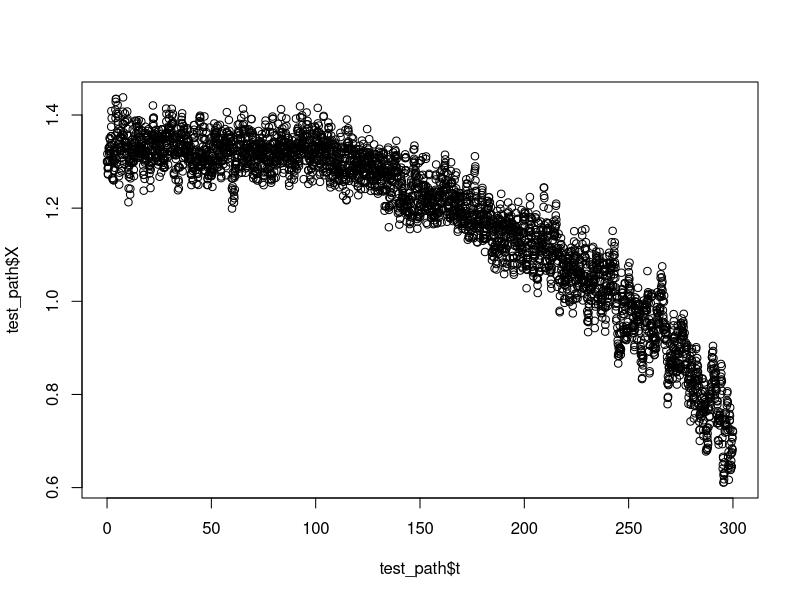

Source code (R): (Note: this script raises an error after producing the figure.)
## ---- chunk 1
beta_4 <- 1
beta_2 <- 1
lambda_0 <- 1
lambda_c <- -(2/3)/sqrt(3)
t <- seq(0, 300, by = 1/12)
t_0 <- 100
tau <- 200
t_end <- t_0 + tau
h <- c(rep(0, 1200), seq(from = 0, to = 1, length.out = 2401))
lambda_t <- (1-h)*lambda_0 + h*lambda_c
x_0 <- 1.3
dt <- 1/12
nloop <- 20
sigma <- 0.5
## ---- chunk 2
make_path <- function(x_0 = 1.3, betas = c(1,1), t_0 = 100, t_end = 300, lambda_0 = 1, lambda_c = -0.4, dt = 1/12, nloop = 2, sigma = 0.1){
  #browser()
  delta_t <- dt/nloop
  n_0 <- t_0/dt*nloop
  n_r <- (t_end-t_0)/dt*nloop
  n_total <- n_0 + n_r + 1
  t <- seq(from = 0, to = t_end, length.out = n_total)
  h <- c(rep(0, n_0), seq(from = 0, to = 1, length.out = n_r))
  lambda_t <- (1-h)*lambda_0 + h*lambda_c
  beta_4 <- betas[1]
  beta_2 <- betas[2]
  drift <- function(x, lambda){
    out <- -(beta_4*x^3) + beta_2*x + lambda
    out
  }
  X <- numeric(length = n_total)
  X[1] <- x_0
  dW <- rnorm(n = n_total, mean = 0, sd = 1)
  for (i in (2:n_total)){
    X[i] <- X[i-1] + drift(X[i-1],lambda_t[i-1])*delta_t + dW[i-1]*sigma*sqrt(delta_t)
  }
  out <- data.frame(t, X)
  out <- out[1 + nloop*(0:floor(n_total/nloop)),]
  out
}
test_path <- make_path()
plot(y = test_path$X, x = test_path$t)
## ---- chunk 3
library(microbenchmark)
microbenchmark(make_path(nloop = 20), times = 10)
microbenchmark(estimate.OU(data = data_OU, delta = 1/12), times = 10)
microbenchmark(estimate.tipping(data = test_path$X[1201:2401], alpha0 = alpha0, mu0 = mu0, sigma2 = sigma2, delta = 1/12, pen = 0.004, initial.values = c(100, 1)), times = 10)
## ---- chunk 4
#Define parameters below
t_obs <- 200
nsim <- 1000
sim_length <- t_end/dt + 1
sim_data <- matrix(nrow = sim_length, ncol = nsim)
for (i in (1:nsim)){
  path <- make_path(nloop = 20)
  sim_data[,i] <- path$X
}
sim_data <- as.data.frame(sim_data)
sim_data$t <- seq(from = 0, to = t_end, by = dt)
## ---- chunk 5
estimates_matrix <- matrix(nrow = nsim, ncol = 4)
colnames(estimates_matrix) <- c("alpha0", "mu0", "sigma2", "tau")
n_0 <- t_0/dt
n_ramp <- (t_obs-t_0)/dt
for (i in (1:nsim)){
  data_tmp <- sim_data[,i]
  data_OU <- data_tmp[1:n_0]
  estimates_OU <- estimate.OU(data = data_OU, delta = dt)
  alpha0_tmp <- unname(coef(estimates_OU)["alpha"])
  mu0_tmp <- unname(coef(estimates_OU)["mu"])
  sigma2_tmp <- unname(coef(estimates_OU)["sigma2"])
  data_ramp <- data_tmp[(n_0 + 1):(n_0 + n_ramp)]
  estimates_ramp <- estimate.tipping(data = data_ramp, delta = dt, initial.values = c(100, 1), alpha0 = alpha0_tmp, mu0 = mu0_tmp, sigma20 = sigma2_tmp, pen = 0.004)
  tau_tmp <- estimates_ramp$par[1]
  estimates_matrix[i,] <- c(alpha0_tmp, mu0_tmp, sigma2_tmp, tau_tmp)
}
## ---- chunk 6
hist(estimates_matrix[,4], breaks = 20)
mean(estimates_matrix[,4])
## ---- chunk 7
tau <- estimates_matrix[,4]
plt.data <- data.frame(tau)
ggplot(data = plt.data, aes(x = tau)) + geom_histogram(bins = 50) + geom_vline(aes(xintercept = mean(tau)), color = "red") +geom_vline(aes(xintercept = 200), color = "blue")
